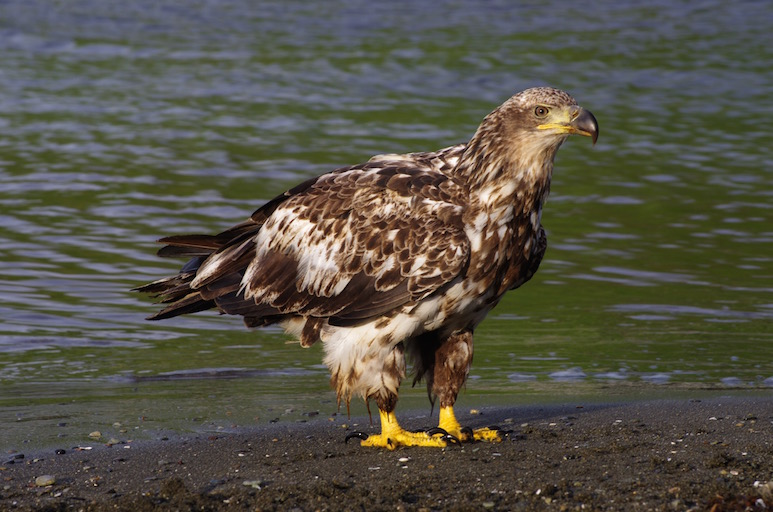
#> input picture opencv_tutorials/images/0.jpg, 773 x 512 px
$ python canny2_test.py
#> lines starting #> are read from the running program, lines starting #| are printed output that depends on the picture
#!/usr/bin/env python
# -*- coding: utf-8 -*-
"""
title= "
可以在运行时调整阈值大小的程序
使用createTrackbar进行调节
"
author= "huangtw"
ctime = 2017/03/03
"""


import cv2
import numpy as np

def cannyThreshold(lowThreshold):
    detected_edges = cv2.GaussianBlur(gray,(3,3),0)
    detected_edges = cv2.Canny(detected_edges,lowThreshold,lowThreshold*ratio,apertureSize = kernel_size)
    dst = cv2.bitwise_and(img,img,mask = detected_edges)  # just add some colours to edges from original image.
    cv2.imshow('canny demo',dst)

lowThreshold = 0
max_lowThreshold = 100
ratio = 3
kernel_size = 3

img = cv2.imread('../images/0.jpg')
#> img is the input picture: shape (512, 773, 3); mean B, G, R 70.8, 82, 85.2
gray = cv2.cvtColor(img,cv2.COLOR_BGR2GRAY)
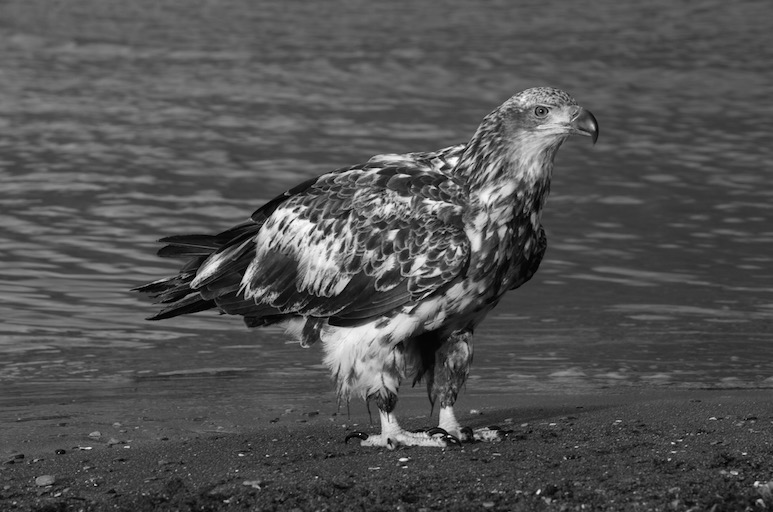
#> gray: shape (512, 773); min 0, max 254, mean 81.7

cv2.namedWindow('canny demo')


cv2.createTrackbar('Min threshold','canny demo', lowThreshold, max_lowThreshold, cannyThreshold)
#> slider 'Min threshold' is set to 20

cannyThreshold(0)  # initialization
#> in cannyThreshold, `detected_edges = cv2.Canny(detected_edges,lowThreshold,lowThreshold*ra..`:
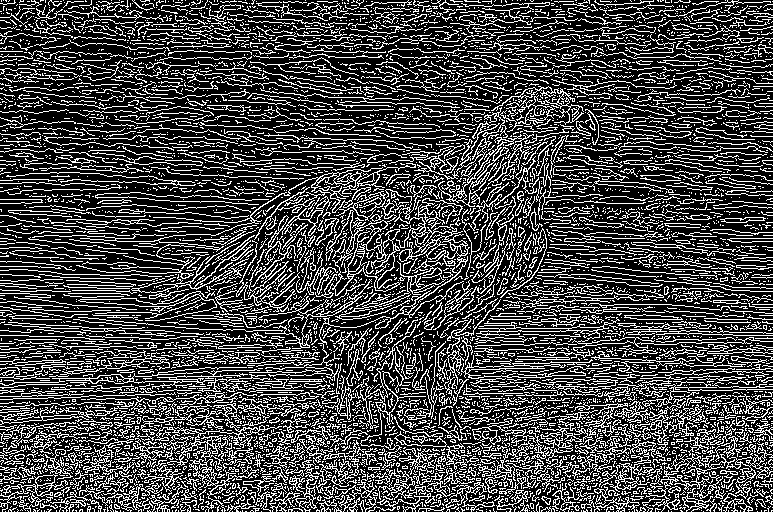
#> detected_edges: shape (512, 773); 27.8% white in thin lines or dots
#> in cannyThreshold, `dst = cv2.bitwise_and(img,img,mask = detected_edges)`:
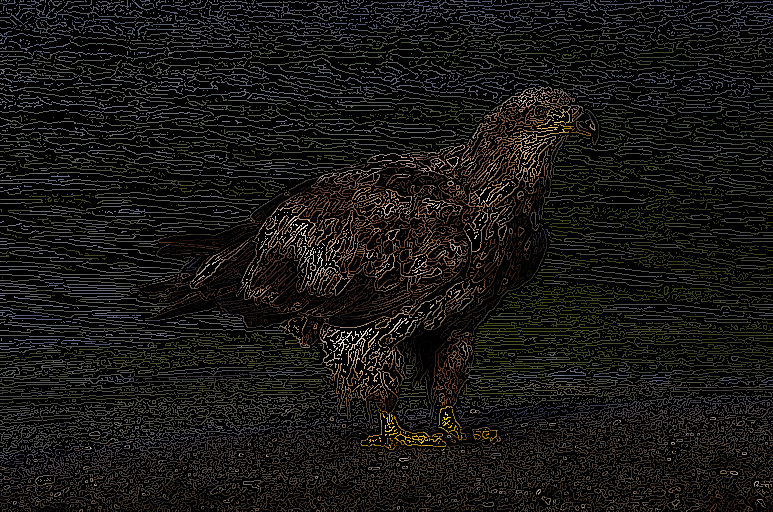
#> dst: shape (512, 773, 3); mean B, G, R 19.3, 22.4, 23.8
if cv2.waitKey(0) == 27:
#> call 2 of cannyThreshold, with lowThreshold = 20
#> in cannyThreshold (call 2), `detected_edges = cv2.Canny(detected_edges,lowThreshold,lowThreshold*ra..`:
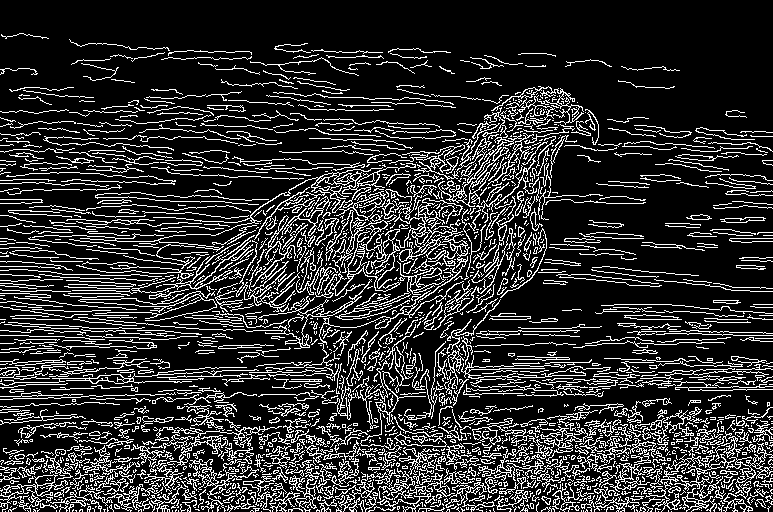
#> detected_edges: shape (512, 773); 18.5% white in thin lines or dots
#> in cannyThreshold (call 2), `dst = cv2.bitwise_and(img,img,mask = detected_edges)`:
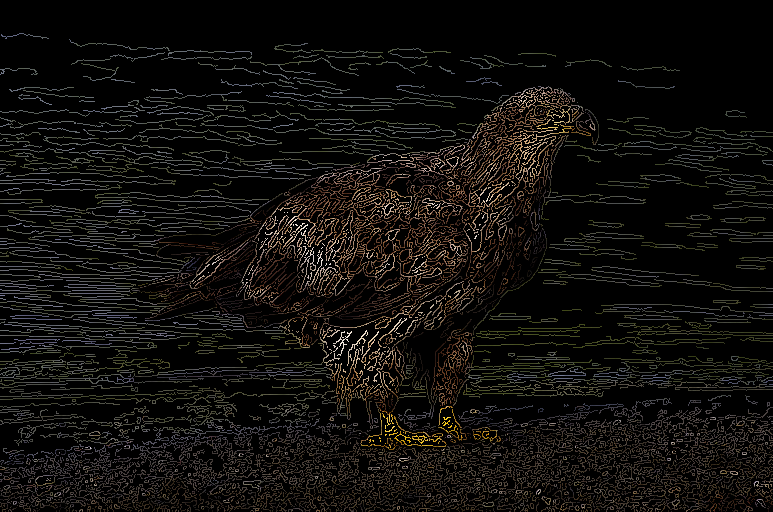
#> dst: shape (512, 773, 3); mean B, G, R 12.8, 15, 16.7
#> (key Esc is pressed here)
    cv2.destroyAllWindows()
